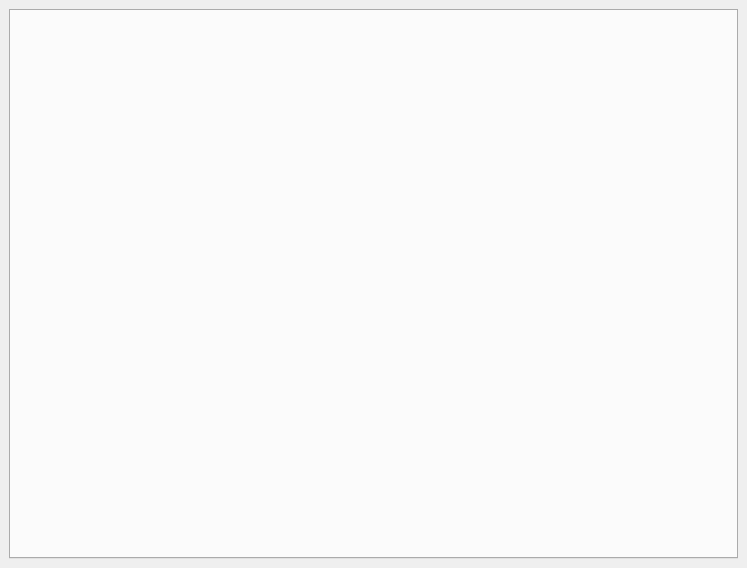
<?xml version="1.0" encoding="UTF-8"?>
<ui version="4.0">
 <class>SystemsDockWidget</class>
 <widget class="QDockWidget" name="SystemsDockWidget">
  <property name="geometry">
   <rect>
    <x>0</x>
    <y>0</y>
    <width>747</width>
    <height>568</height>
   </rect>
  </property>
  <property name="windowTitle">
   <string>DockWidget</string>
  </property>
  <widget class="QWidget" name="dockWidgetContents">
   <layout class="QHBoxLayout" name="horizontalLayout">
    <item>
     <widget class="QTabWidget" name="tabWidget">
      <property name="currentIndex">
       <number>-1</number>
      </property>
     </widget>
    </item>
   </layout>
  </widget>
 </widget>
 <resources/>
 <connections/>
</ui>
